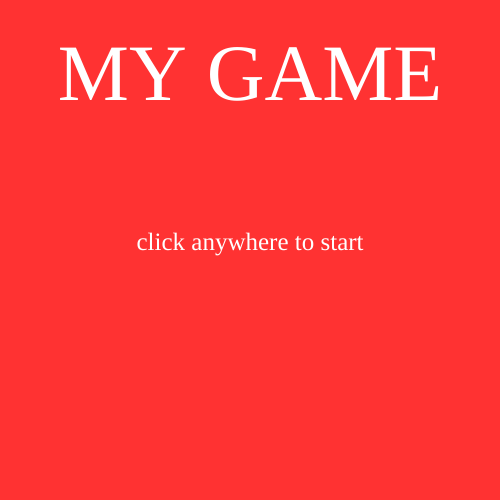
Frame 1 (no input)
Frame 60 (no input): identical to frame 1, image omitted
Frame 120 (the mouse pressed at the canvas centre since frame 60): identical to frame 1, image omitted

The p5.js sketch that drew this single still picture (run headless with seeded random() and noise() and a simulated clock; from frame 60 on, the mouse is pressed at the canvas centre):

// p5.js sketch
// ── sketch.js
'use strict'

let state = 'title';
let cnv;
let points = 0;
let w = 500;
let h = 500;

function setup() {
  cnv = createCanvas(w, h);

  textFont('fantasy');
  textAlign(CENTER);
}



function draw() {

  switch (state) {
    case 'title':
      title();
      cnv.mouseClicked(titleMouseClicked);
      break;
    case 'level 1':
    level1();
    cnv.mouseClicked(level1MouseClicked);
      //execute code
      break;
      case 'you win':
      youWin();
      cnv.mouseClicked(youWinMouseClicked);
      break;
      default:
      break;


    }
  }

//   if (state === 'title') {
//     title();
//     cnv.mouseClicked(titleMouseClicked);
//
//   } else if (state === 'level 1' && points > 50){
//     level1();
//     cnv.mouseClicked(level1MouseClicked);
//
//   } else {
//
//   }
// }

// function canvasClicked() {
//   console.log('canvas is clicked');
//
// }

// function mousePressed () {
//   state = 'level 1';
// }

function title() {
  background(255, 50, 50);
  textSize(80);
  fill(255);
  text('MY GAME', w/2, h/5);

  textSize(25);
  text('click anywhere to start', w/2, h/2);
}

function titleMouseClicked() {
  console.log('canvas is clicked on title page');
  state = 'level 1'
}

function level1() {
  background(50, 150, 200);
  text('click for points', w/2, h/2);
}

function level1MouseClicked() {

  points++;
  console.log('points = ' + points);

  if (points >= 10){
    state = 'you win';
  }
}

function youWin() {
  background(25, 250, 50);
  textSize(80);

  text('YOU WON!', w/2, h/5);

  textSize(25);
  text('click anywhere to restart', w/2, h/2);
}

function youWinMouseClicked (){
  state = 'level 1';
  points = 0;
}

// ── style.css
html {
  margin: 10px;
  padding: 30px;;
}

body {
 margin:0 auto 0 auto;
 text-align: center;
 font-family: monospace;
  }

canvas {
  display:block;
  margin: auto;
  
}

h1 {
}

h3 {
}
p{
}
